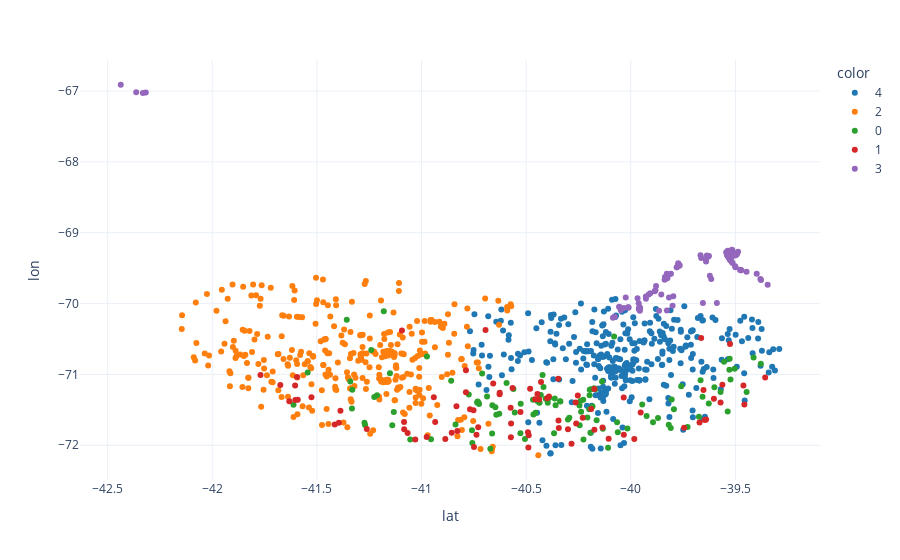

Notebook code cell kept with this figure:
### Code cell
# Color plot 
fig = px.scatter(
    x = cc.lat,
    y = cc.lon,
    color = cc.Kmeans5_Pred.astype("str"),
    color_discrete_sequence = px.colors.qualitative.D3
)
fig.update_layout(template = "plotly_white", xaxis_title = "lat", yaxis_title = "lon")
fig.show()
